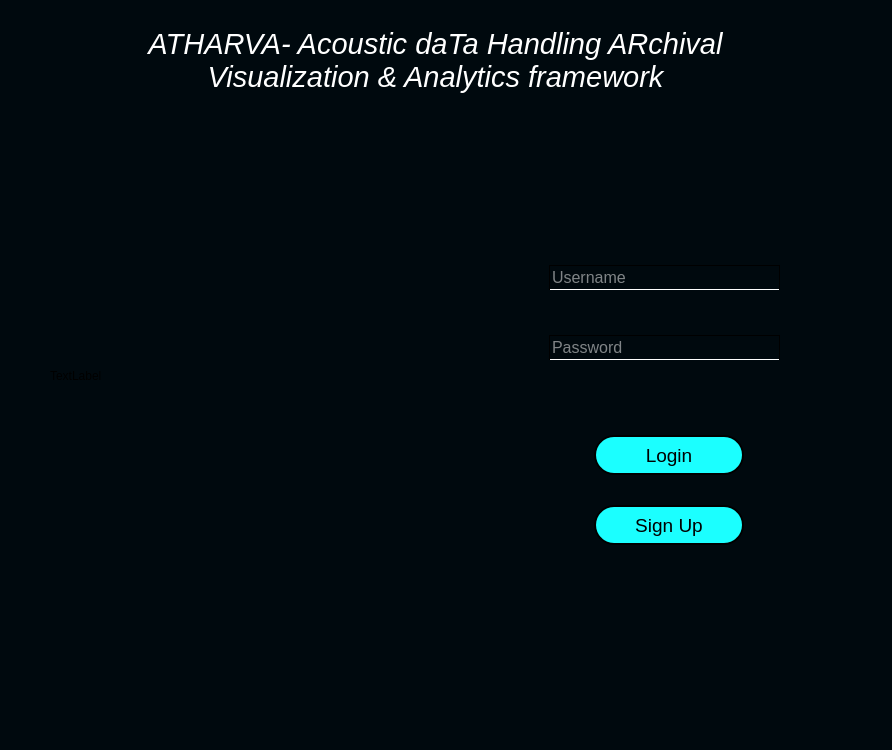
<?xml version="1.0" encoding="UTF-8"?>
<ui version="4.0">
 <class>Dialog</class>
 <widget class="QDialog" name="Dialog">
  <property name="geometry">
   <rect>
    <x>0</x>
    <y>0</y>
    <width>892</width>
    <height>750</height>
   </rect>
  </property>
  <property name="windowTitle">
   <string>Dialog</string>
  </property>
  <widget class="QWidget" name="widget" native="true">
   <property name="geometry">
    <rect>
     <x>489</x>
     <y>135</y>
     <width>350</width>
     <height>450</height>
    </rect>
   </property>
   <property name="styleSheet">
    <string notr="true">background-color: rgba(0,9,14,255);</string>
   </property>
   <widget class="QLabel" name="label_2">
    <property name="geometry">
     <rect>
      <x>0</x>
      <y>50</y>
      <width>350</width>
      <height>50</height>
     </rect>
    </property>
    <property name="font">
     <font>
      <family>FreeSans</family>
      <pointsize>20</pointsize>
      <weight>75</weight>
      <bold>true</bold>
     </font>
    </property>
    <property name="styleSheet">
     <string notr="true">color: rgb(255,255,255)</string>
    </property>
    <property name="text">
     <string/>
    </property>
    <property name="alignment">
     <set>Qt::AlignCenter</set>
    </property>
   </widget>
   <widget class="QLineEdit" name="userid">
    <property name="geometry">
     <rect>
      <x>60</x>
      <y>130</y>
      <width>231</width>
      <height>25</height>
     </rect>
    </property>
    <property name="font">
     <font>
      <pointsize>12</pointsize>
     </font>
    </property>
    <property name="styleSheet">
     <string notr="true">border : 1px solid;
color: rgb(255,255,255);
border-bottom-color: rgb(255, 255, 255);
background-color: rgba(0,9,14,255);</string>
    </property>
    <property name="text">
     <string/>
    </property>
    <property name="placeholderText">
     <string>Username</string>
    </property>
   </widget>
   <widget class="QPushButton" name="submit">
    <property name="geometry">
     <rect>
      <x>105</x>
      <y>300</y>
      <width>150</width>
      <height>40</height>
     </rect>
    </property>
    <property name="font">
     <font>
      <pointsize>14</pointsize>
     </font>
    </property>
    <property name="mouseTracking">
     <bool>false</bool>
    </property>
    <property name="focusPolicy">
     <enum>Qt::WheelFocus</enum>
    </property>
    <property name="styleSheet">
     <string notr="true">QPushButton#submit{border: 2px solid black;
border-radius :20px;
color: rgb(0,0,0);
background-color: rgba(27,255,255,255);}
QPushButton#submit::hover{border: 1px solid black;
font: 16pt &quot;Ubuntu&quot;;}</string>
    </property>
    <property name="text">
     <string>Login</string>
    </property>
    <property name="shortcut">
     <string>Return</string>
    </property>
    <property name="flat">
     <bool>false</bool>
    </property>
   </widget>
   <widget class="QPushButton" name="register_2">
    <property name="geometry">
     <rect>
      <x>105</x>
      <y>370</y>
      <width>150</width>
      <height>40</height>
     </rect>
    </property>
    <property name="font">
     <font>
      <pointsize>14</pointsize>
     </font>
    </property>
    <property name="styleSheet">
     <string notr="true">QPushButton#register_2{border: 2px solid black;
border-radius :20px;
color: rgb(0,0,0);
background-color: rgba(27,255,255,255);}
QPushButton#register_2::hover{border: 1px solid black;
font: 16pt &quot;Ubuntu&quot;;}</string>
    </property>
    <property name="text">
     <string>Sign Up</string>
    </property>
   </widget>
   <widget class="QLabel" name="login_info">
    <property name="geometry">
     <rect>
      <x>0</x>
      <y>110</y>
      <width>350</width>
      <height>17</height>
     </rect>
    </property>
    <property name="styleSheet">
     <string notr="true">color: rgb(255,255,255);</string>
    </property>
    <property name="text">
     <string/>
    </property>
    <property name="alignment">
     <set>Qt::AlignCenter</set>
    </property>
   </widget>
   <widget class="QLineEdit" name="password">
    <property name="geometry">
     <rect>
      <x>60</x>
      <y>200</y>
      <width>231</width>
      <height>25</height>
     </rect>
    </property>
    <property name="font">
     <font>
      <pointsize>12</pointsize>
     </font>
    </property>
    <property name="styleSheet">
     <string notr="true">border : 1px solid;
color: rgb(255,255,255);
border-bottom-color: rgb(255, 255, 255);
background-color: rgba(0,9,14,255);</string>
    </property>
    <property name="text">
     <string/>
    </property>
    <property name="placeholderText">
     <string>Password</string>
    </property>
   </widget>
  </widget>
  <widget class="QWidget" name="widget_2" native="true">
   <property name="geometry">
    <rect>
     <x>0</x>
     <y>0</y>
     <width>892</width>
     <height>750</height>
    </rect>
   </property>
   <property name="styleSheet">
    <string notr="true">background-color: rgba(0,9,14,255);</string>
   </property>
   <widget class="QLabel" name="label">
    <property name="geometry">
     <rect>
      <x>50</x>
      <y>135</y>
      <width>431</width>
      <height>481</height>
     </rect>
    </property>
    <property name="text">
     <string>TextLabel</string>
    </property>
   </widget>
   <widget class="QLabel" name="label_4">
    <property name="geometry">
     <rect>
      <x>130</x>
      <y>10</y>
      <width>611</width>
      <height>100</height>
     </rect>
    </property>
    <property name="font">
     <font>
      <pointsize>22</pointsize>
      <weight>50</weight>
      <italic>true</italic>
      <bold>false</bold>
     </font>
    </property>
    <property name="styleSheet">
     <string notr="true">color: rgb(255, 255, 255) ;</string>
    </property>
    <property name="text">
     <string>ATHARVA- Acoustic daTa Handling ARchival Visualization &amp; Analytics framework</string>
    </property>
    <property name="alignment">
     <set>Qt::AlignCenter</set>
    </property>
    <property name="wordWrap">
     <bool>true</bool>
    </property>
   </widget>
   <widget class="QLabel" name="label_10">
    <property name="geometry">
     <rect>
      <x>20</x>
      <y>10</y>
      <width>111</width>
      <height>100</height>
     </rect>
    </property>
    <property name="sizePolicy">
     <sizepolicy hsizetype="Expanding" vsizetype="Expanding">
      <horstretch>0</horstretch>
      <verstretch>0</verstretch>
     </sizepolicy>
    </property>
    <property name="minimumSize">
     <size>
      <width>10</width>
      <height>10</height>
     </size>
    </property>
    <property name="text">
     <string/>
    </property>
    <property name="pixmap">
     <pixmap>drdo-npol.png</pixmap>
    </property>
    <property name="scaledContents">
     <bool>true</bool>
    </property>
   </widget>
  </widget>
  <zorder>widget_2</zorder>
  <zorder>widget</zorder>
 </widget>
 <resources/>
 <connections/>
</ui>
